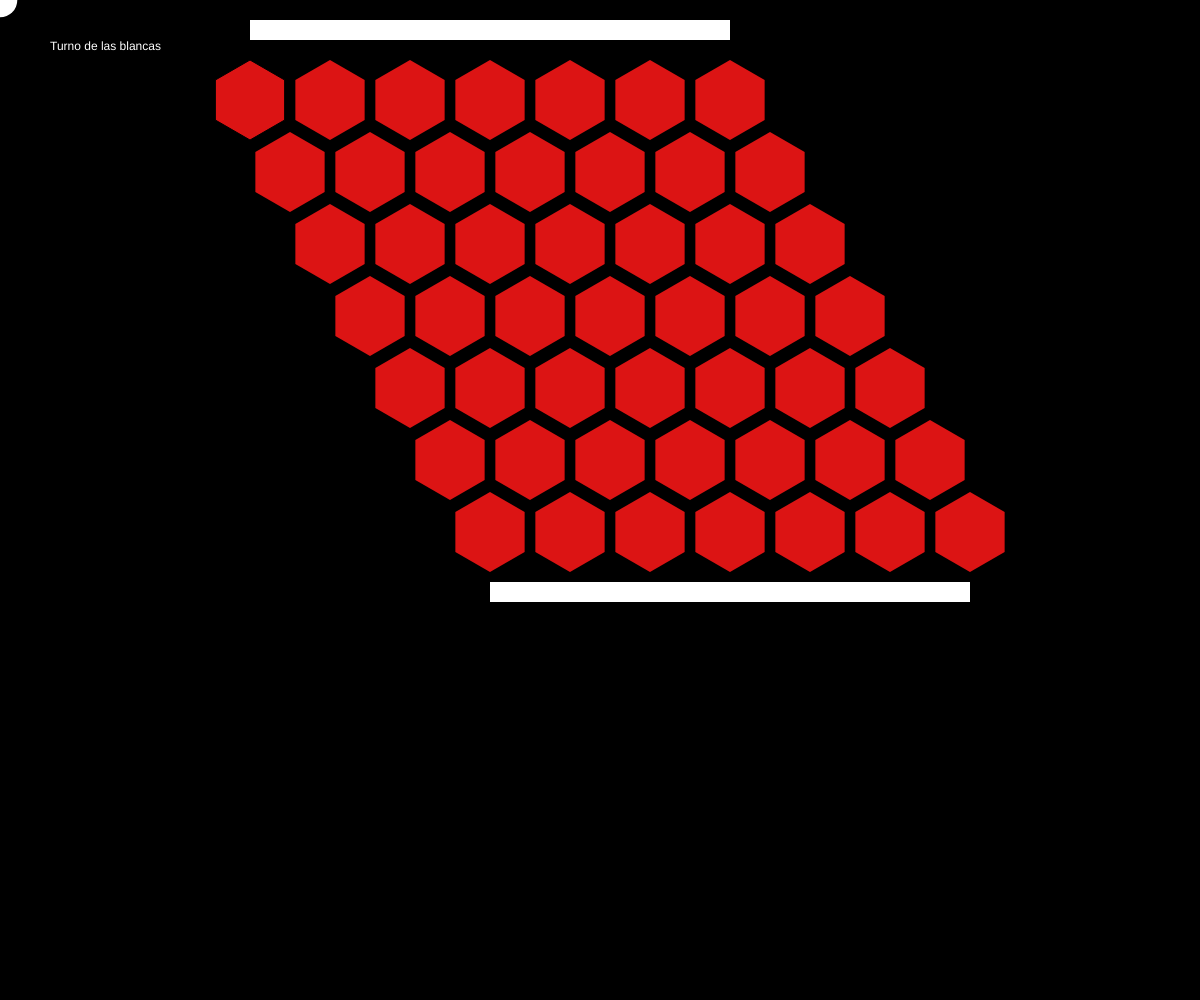
Frame 1 (no input)
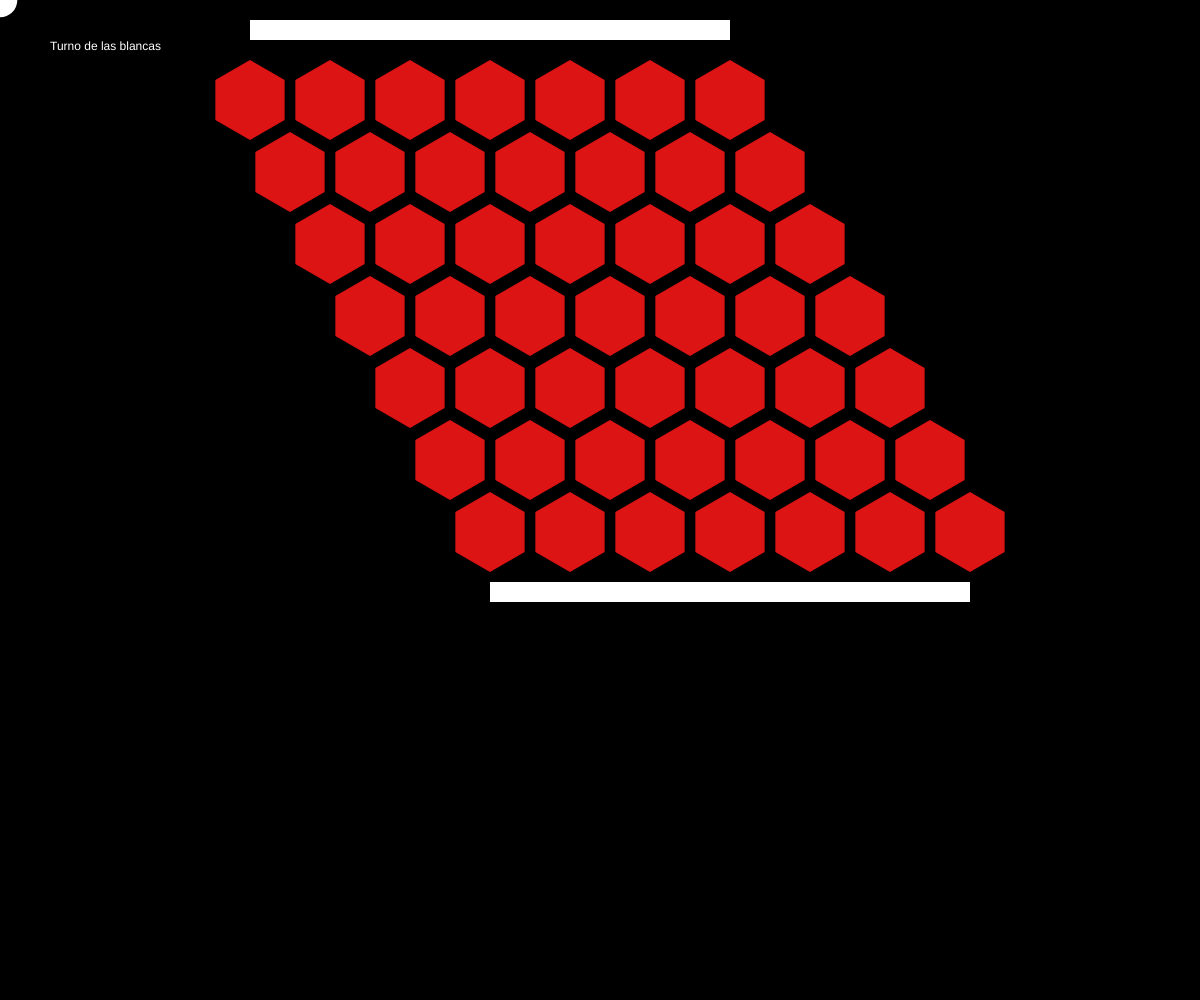
Frame 60 (no input)
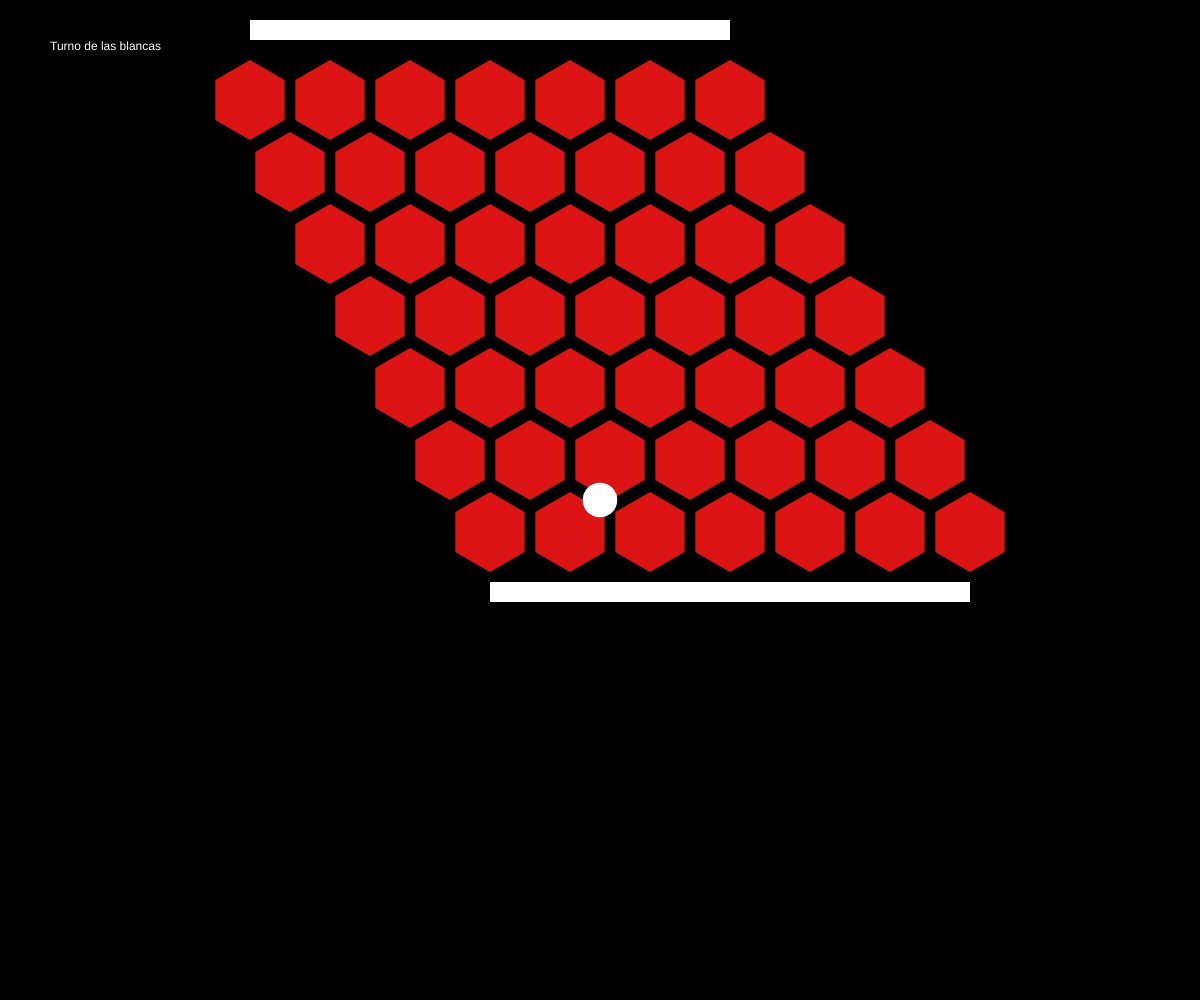
Frame 120 (the mouse pressed at the canvas centre since frame 60)

The p5.js sketch that drew these frames (run headless with seeded random() and noise() and a simulated clock; from frame 60 on, the mouse is pressed at the canvas centre):

// p5.js sketch
// ── sketch.js
var board;
var toMove = 'w';
var stateGame = 'initial'
const RADIUS = 40;
function setup() {
	// body...
	createCanvas(innerWidth,innerHeight);
	board = new Board(250, 100, RADIUS, 7);
	board.buildBoard();
}

function draw() {
	createCanvas(innerWidth,innerHeight);
	background(0);
	board.draw();
	var ap = RADIUS * sqrt(3)/2;
	switch(stateGame){
		case 'initial':
			if(toMove == 'w'){
				fill(255);
			}else{
				fill(0)
			}
			break;
		case 'placing':
			if(toMove == 'w'){
				fill(255);
			}else{
				fill(0)
			}
			break;
		case 'sliding':
			if(toMove == 'w'){
				fill(0);
			}else{
				fill(255)
			}
			break;
	}
	ellipse(mouseX, mouseY, ap, ap)
	fill(255)
	if(toMove == 'w'){
		text("Turno de las blancas", 50, 50)
	}else{
		text("Turno de las negras", 50, 50)
	}
}

function mouseReleased() {
	var cell;
	for (var i = 0; i < board.cells.length; i++) {
		if(board.cells[i].clicked(mouseX, mouseY)){
			cell = board.cells[i];
		}
	}
	if(cell != null){
		play(cell);
	}
}

function play(cell) {
	switch(stateGame){
		case 'initial':
			if(toMove == 'w'){
				cell.place('w')
				toMove = 'b'
			}else{
				cell.place('b')
				toMove = 'w'
			}
			stateGame = 'placing'
			break;

		case 'placing':
			if(toMove == 'w'){
				if(cell.tryPlace('w')){
					placed = cell;
					stateGame = 'sliding'
				}
			}else{
				if(cell.tryPlace('b')){
					placed = cell;
					stateGame = 'sliding'
				}
			}
			break;

		case 'sliding':
			if(toMove == 'w'){
				if(cell.trySlide('b', placed)){
					placed = null;
					toMove = 'b'
					stateGame = 'placing'
				}
			}else{
				if(cell.trySlide('w', placed)){
					placed = null;
					toMove = 'w'
					stateGame = 'placing'
				}
			}
			break;

	}
}


// ── Board.js
function Board(x, y, rad, size) {
	this.cells = []
	this.x = x;
	this.y = y;
	this.rad = rad
	this.size = size
	this.buildBoard = function()
	{
		for (var i = 0; i < this.size; i++) {

			for (var j = 0; j < this.size; j++) {
				cell = new Cell(this.x + this.rad * (2 * j +  i), this.y + (2*this.rad * i)*0.9, this.rad);
				this.cells.push(cell);
				if(i > 0){
					target = this.cells[this.map(i-1, j)]
					cell.setTopLeftCell(target)
					target.setBottomRightCell(cell)
					if(j < this.size - 1){
						target = this.cells[this.map(i-1, j+1)]
						cell.setTopRightCell(target)
						target.setBottomLeftCell(cell)
					}
				}
				if(j > 0){
					target = this.cells[this.map(i, j-1)]
					cell.setLeftCell(target)
					target.setRightCell(cell)
				}

			}

		}

	}

	this.map = function(x, y)
	{
		return x * this.size + y;
	}

	this.draw = function()
	{
		for (var i = 0; i < this.cells.length; i++) {
			this.cells[i].draw();
		}
		fill(255)
		rect(this.x, this.y - 2 * this.rad , (this.size - 1)*2 * this.rad, this.rad/2)
		rect(this.x + (this.size-1) * this.rad, this.y + (2*this.rad * (this.size - 1))*0.9 + this.rad + 10, (this.size - 1) * 2 * this.rad, this.rad/2)
	}
}
// ── Cell.js
function Cell(x, y, rad) 
{
	this.x = x;
	this.y = y;
	this.rad = rad;
	this.adjacents = [];
	this.piece = 'n';

	this.draw = function()
	{
		fill(220, 20, 20)
		polygon(this.x, this.y, this.rad, 6)
		var ap = this.rad * sqrt(3)/2;
		noStroke();
		if(this.piece == 'w'){
			fill(255);
			ellipse(this.x, this.y, ap, ap);
		}else if(this.piece == 'b'){
			fill(0);
			ellipse(this.x, this.y, ap, ap);
		}
	}

	this.clicked = function (x,y) {
		var ap = this.rad * sqrt(3)/2;
		return dist(x, y, this.x, this.y) < ap;
	}

	this.isAdjacent = function (cell) {
		for (var i = 0; i < this.adjacents.length; i++) {
			if(this.adjacents[i] == cell) 
				return true;
		}
		return false;
	}

	this.place = function(piece){
		this.piece = piece
	}

	this.tryPlace = function (piece) {
		var canPlace = false;
		if((piece == 'w' && this.piece == 'b') || (piece == 'b' && this.piece == 'w')){
			for (var i = 0; i < this.adjacents.length; i++) {
				if(typeof(this.adjacents[i]) != 'undefined' && this.adjacents[i].piece == 'n'){
					canPlace = true;
					this.piece = piece;
				}
			}
		}

		return canPlace;
	}
	this.trySlide = function (piece, placed) {
		if(this.piece == 'n' && this.isAdjacent(placed)){
			this.piece = piece;
			return true;
		}
		return false;
	}

	this.setRightCell = function(cell)
	{
		this.adjacents[0] = cell;
	}
	this.setTopRightCell = function(cell)
	{
		this.adjacents[1] = cell;
	}
	this.setTopLeftCell = function(cell)
	{
		this.adjacents[2] = cell;
	}
	this.setLeftCell = function(cell)
	{
		this.adjacents[3] = cell;
	}
	this.setBottomLeftCell = function(cell)
	{
		this.adjacents[4] = cell;
	}

	this.setBottomRightCell = function()
	{
		this.adjacents[5] = cell;
	}
	this.getRightCell = function()
	{
		return this.adjacents[0];
	}
	this.getTopRightCell = function()
	{
		return this.adjacents[1];
	}
	this.getTopLeftCell = function()
	{
		return this.adjacents[2];
	}
	this.getLeftCell = function()
	{
		return this.adjacents[3];
	}
	this.getBottomLeftCell = function()
	{
		return this.adjacents[4];
	}
	this.getBottomRightCell = function()
	{
		return this.adjacents[5];
	}
	
}

function polygon(x, y, radius, npoints) {
	let angle = TWO_PI / npoints;
	beginShape();
	for (let a = 0; a < TWO_PI; a += angle) {
		let sx = x + cos(a-PI/2) * radius;
		let sy = y + sin(a-PI/2) * radius;
		vertex(sx, sy);
	}
	endShape(CLOSE);
}
